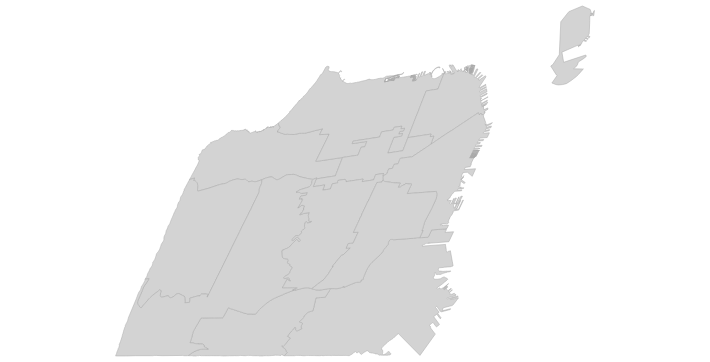

The notebook cell this image was saved under:
### Code cell
#plot map
alt.Chart(dfMap4A).mark_geoshape(
    fill='lightgray',
    stroke='darkgray',
    strokeWidth=0.5
).properties(
    width=700,
    height=350
).configure_view(strokeWidth=0)

### Figure 1 — Vega-Lite specification as saved in the notebook (floating-point values rounded to 4 significant figures; data arrays with more than 128 entries replaced by an {"elided": "..."} marker saying what was removed)
{"config": {"view": {"continuousWidth": 400, "continuousHeight": 300, "strokeWidth": 0}}, "data": {"name": "data-7c6be50bfdeb8a07cec27edb8ba46758"}, "mark": {"type": "geoshape", "fill": "lightgray", "stroke": "darkgray", "strokeWidth": 0.5}, "height": 350, "width": 700, "$schema": "https://vega.github.io/schema/vega-lite/v4.17.0.json", "datasets": {"data-7c6be50bfdeb8a07cec27edb8ba46758": [{"DISTRICT": "10", "POPULATION": 79702, "supervisor": 2, "type": "Feature", "geometry": {"type": "Polygon", "coordinates": {"elided": "1x1048x2 float values"}}}, {"DISTRICT": "11", "POPULATION": 80591, "supervisor": 2, "type": "Feature", "geometry": {"type": "Polygon", "coordinates": {"elided": "1x491x2 float values"}}}, {"DISTRICT": "1", "POPULATION": 76138, "supervisor": 2, "type": "Feature", "geometry": {"type": "Polygon", "coordinates": {"elided": "1x774x2 float values"}}}, {"DISTRICT": "2", "POPULATION": 75830, "supervisor": 2, "type": "Feature", "geometry": {"type": "Polygon", "coordinates": {"elided": "1x2741x2 float values"}}}, {"DISTRICT": "2", "POPULATION": 75830, "supervisor": 2, "type": "Feature", "geometry": {"type": "Polygon", "coordinates": [[[-122.5, 37.79], [-122.5, 37.79], [-122.5, 37.79], [-122.5, 37.79], [-122.5, 37.79]]]}}, {"DISTRICT": "2", "POPULATION": 75830, "supervisor": 2, "type": "Feature", "geometry": {"type": "Polygon", "coordinates": [[[-122.5, 37.79], [-122.5, 37.79], [-122.5, 37.79], [-122.5, 37.79], [-122.5, 37.79]]]}}, {"DISTRICT": "2", "POPULATION": 75830, "supervisor": 2, "type": "Feature", "geometry": {"type": "Polygon", "coordinates": [[[-122.5, 37.79], [-122.5, 37.79], [-122.5, 37.79], [-122.5, 37.79]]]}}, {"DISTRICT": "2", "POPULATION": 75830, "supervisor": 2, "type": "Feature", "geometry": {"type": "Polygon", "coordinates": [[[-122.5, 37.79], [-122.5, 37.79], [-122.5, 37.79], [-122.5, 37.79], [-122.5, 37.79], [-122.5, 37.79], [-122.5, 37.79]]]}}, {"DISTRICT": "2", "POPULATION": 75830, "supervisor": 2, "type": "Feature", "geometry": {"type": "Polygon", "coordinates": [[[-122.5, 37.79], [-122.5, 37.79], [-122.5, 37.79], [-122.5, 37.79]]]}}, {"DISTRICT": "2", "POPULATION": 75830, "supervisor": 2, "type": "Feature", "geometry": {"type": "Polygon", "coordinates": [[[-122.5, 37.79], [-122.5, 37.79], [-122.5, 37.79], [-122.5, 37.79]]]}}, {"DISTRICT": "2", "POPULATION": 75830, "supervisor": 2, "type": "Feature", "geometry": {"type": "Polygon", "coordinates": [[[-122.5, 37.79], [-122.5, 37.79], [-122.5, 37.79], [-122.5, 37.79], [-122.5, 37.79], [-122.5, 37.79]]]}}, {"DISTRICT": "2", "POPULATION": 75830, "supervisor": 2, "type": "Feature", "geometry": {"type": "Polygon", "coordinates": [[[-122.5, 37.79], [-122.5, 37.79], [-122.5, 37.79], [-122.5, 37.79], [-122.5, 37.79]]]}}, {"DISTRICT": "2", "POPULATION": 75830, "supervisor": 2, "type": "Feature", "geometry": {"type": "Polygon", "coordinates": [[[-122.5, 37.79], [-122.5, 37.79], [-122.5, 37.79], [-122.5, 37.79], [-122.5, 37.79]]]}}, {"DISTRICT": "2", "POPULATION": 75830, "supervisor": 2, "type": "Feature", "geometry": {"type": "Polygon", "coordinates": [[[-122.5, 37.79], [-122.5, 37.79], [-122.5, 37.79], [-122.5, 37.79], [-122.5, 37.79], [-122.5, 37.79], [-122.5, 37.79]]]}}, {"DISTRICT": "2", "POPULATION": 75830, "supervisor": 2, "type": "Feature", "geometry": {"type": "Polygon", "coordinates": [[[-122.5, 37.79], [-122.5, 37.79], [-122.5, 37.79], [-122.5, 37.79], [-122.5, 37.79], [-122.5, 37.79], [-122.5, 37.79]]]}}, {"DISTRICT": "2", "POPULATION": 75830, "supervisor": 2, "type": "Feature", "geometry": {"type": "Polygon", "coordinates": [[[-122.5, 37.79], [-122.5, 37.79], [-122.5, 37.79], [-122.5, 37.79], [-122.5, 37.79], [-122.5, 37.79]]]}}, {"DISTRICT": "2", "POPULATION": 75830, "supervisor": 2, "type": "Feature", "geometry": {"type": "Polygon", "coordinates": [[[-122.5, 37.79], [-122.5, 37.79], [-122.5, 37.79], [-122.5, 37.79], [-122.5, 37.79]]]}}, {"DISTRICT": "2", "POPULATION": 75830, "supervisor": 2, "type": "Feature", "geometry": {"type": "Polygon", "coordinates": [[[-122.5, 37.79], [-122.5, 37.79], [-122.5, 37.79], [-122.5, 37.79], [-122.5, 37.79], [-122.5, 37.79], [-122.5, 37.79], [-122.5, 37.79], [-122.5, 37.79], [-122.5, 37.79], [-122.5, 37.79], [-122.5, 37.79], [-122.5, 37.79], [-122.5, 37.79]]]}}, {"DISTRICT": "2", "POPULATION": 75830, "supervisor": 2, "type": "Feature", "geometry": {"type": "Polygon", "coordinates": [[[-122.5, 37.79], [-122.5, 37.79], [-122.5, 37.79], [-122.5, 37.79], [-122.5, 37.79], [-122.5, 37.79], [-122.5, 37.79]]]}}, {"DISTRICT": "2", "POPULATION": 75830, "supervisor": 2, "type": "Feature", "geometry": {"type": "Polygon", "coordinates": [[[-122.5, 37.79], [-122.5, 37.79], [-122.5, 37.79], [-122.5, 37.79], [-122.5, 37.79]]]}}, {"DISTRICT": "2", "POPULATION": 75830, "supervisor": 2, "type": "Feature", "geometry": {"type": "Polygon", "coordinates": [[[-122.5, 37.79], [-122.5, 37.79], [-122.5, 37.79], [-122.5, 37.79], [-122.5, 37.79], [-122.5, 37.79]]]}}, {"DISTRICT": "2", "POPULATION": 75830, "supervisor": 2, "type": "Feature", "geometry": {"type": "Polygon", "coordinates": [[[-122.5, 37.79], [-122.5, 37.79], [-122.5, 37.79], [-122.5, 37.79], [-122.5, 37.79]]]}}, {"DISTRICT": "2", "POPULATION": 75830, "supervisor": 2, "type": "Feature", "geometry": {"type": "Polygon", "coordinates": [[[-122.5, 37.79], [-122.5, 37.79], [-122.5, 37.79], [-122.5, 37.79], [-122.5, 37.79], [-122.5, 37.79], [-122.5, 37.79], [-122.5, 37.79], [-122.5, 37.79], [-122.5, 37.79], [-122.5, 37.79]]]}}, {"DISTRICT": "2", "POPULATION": 75830, "supervisor": 2, "type": "Feature", "geometry": {"type": "Polygon", "coordinates": [[[-122.5, 37.79], [-122.5, 37.79], [-122.5, 37.79], [-122.5, 37.79]]]}}, {"DISTRICT": "2", "POPULATION": 75830, "supervisor": 2, "type": "Feature", "geometry": {"type": "Polygon", "coordinates": [[[-122.5, 37.79], [-122.5, 37.79], [-122.5, 37.79], [-122.5, 37.79], [-122.5, 37.79], [-122.5, 37.79], [-122.5, 37.79]]]}}, {"DISTRICT": "2", "POPULATION": 75830, "supervisor": 2, "type": "Feature", "geometry": {"type": "Polygon", "coordinates": [[[-122.5, 37.79], [-122.5, 37.79], [-122.5, 37.79], [-122.5, 37.79], [-122.5, 37.79], [-122.5, 37.79]]]}}, {"DISTRICT": "2", "POPULATION": 75830, "supervisor": 2, "type": "Feature", "geometry": {"type": "Polygon", "coordinates": [[[-122.5, 37.79], [-122.5, 37.79], [-122.5, 37.79], [-122.5, 37.79]]]}}, {"DISTRICT": "2", "POPULATION": 75830, "supervisor": 2, "type": "Feature", "geometry": {"type": "Polygon", "coordinates": [[[-122.5, 37.79], [-122.5, 37.79], [-122.5, 37.79], [-122.5, 37.79], [-122.5, 37.79]]]}}, {"DISTRICT": "2", "POPULATION": 75830, "supervisor": 2, "type": "Feature", "geometry": {"type": "Polygon", "coordinates": [[[-122.5, 37.79], [-122.5, 37.79], [-122.5, 37.79], [-122.5, 37.79], [-122.5, 37.79]]]}}, {"DISTRICT": "2", "POPULATION": 75830, "supervisor": 2, "type": "Feature", "geometry": {"type": "Polygon", "coordinates": [[[-122.5, 37.79], [-122.5, 37.79], [-122.5, 37.79], [-122.5, 37.79], [-122.5, 37.79], [-122.5, 37.79], [-122.5, 37.79]]]}}, {"DISTRICT": "2", "POPULATION": 75830, "supervisor": 2, "type": "Feature", "geometry": {"type": "Polygon", "coordinates": [[[-122.5, 37.79], [-122.5, 37.79], [-122.5, 37.79], [-122.5, 37.79], [-122.5, 37.79], [-122.5, 37.79], [-122.5, 37.79], [-122.5, 37.79], [-122.5, 37.79], [-122.5, 37.79], [-122.5, 37.79]]]}}, {"DISTRICT": "2", "POPULATION": 75830, "supervisor": 2, "type": "Feature", "geometry": {"type": "Polygon", "coordinates": [[[-122.5, 37.79], [-122.5, 37.79], [-122.5, 37.79], [-122.5, 37.79]]]}}, {"DISTRICT": "3", "POPULATION": 79414, "supervisor": 2, "type": "Feature", "geometry": {"type": "Polygon", "coordinates": {"elided": "1x1986x2 float values"}}}, {"DISTRICT": "4", "POPULATION": 75998, "supervisor": 2, "type": "Feature", "geometry": {"type": "Polygon", "coordinates": {"elided": "1x570x2 float values"}}}, {"DISTRICT": "5", "POPULATION": 83445, "supervisor": 2, "type": "Feature", "geometry": {"type": "Polygon", "coordinates": {"elided": "1x221x2 float values"}}}, {"DISTRICT": "6", "POPULATION": 80620, "supervisor": 2, "type": "Feature", "geometry": {"type": "Polygon", "coordinates": {"elided": "1x96x2 float values"}}}, {"DISTRICT": "6", "POPULATION": 80620, "supervisor": 2, "type": "Feature", "geometry": {"type": "Polygon", "coordinates": [[[-122.4, 37.75], [-122.4, 37.75], [-122.4, 37.75], [-122.4, 37.75], [-122.4, 37.75]]]}}, {"DISTRICT": "6", "POPULATION": 80620, "supervisor": 2, "type": "Feature", "geometry": {"type": "Polygon", "coordinates": {"elided": "1x1986x2 float values"}}}, {"DISTRICT": "7", "POPULATION": 79255, "supervisor": 2, "type": "Feature", "geometry": {"type": "Polygon", "coordinates": {"elided": "1x806x2 float values"}}}, {"DISTRICT": "8", "POPULATION": 83247, "supervisor": 2, "type": "Feature", "geometry": {"type": "Polygon", "coordinates": {"elided": "1x454x2 float values"}}}, {"DISTRICT": "9", "POPULATION": 80753, "supervisor": 2, "type": "Feature", "geometry": {"type": "Polygon", "coordinates": {"elided": "1x307x2 float values"}}}]}}
